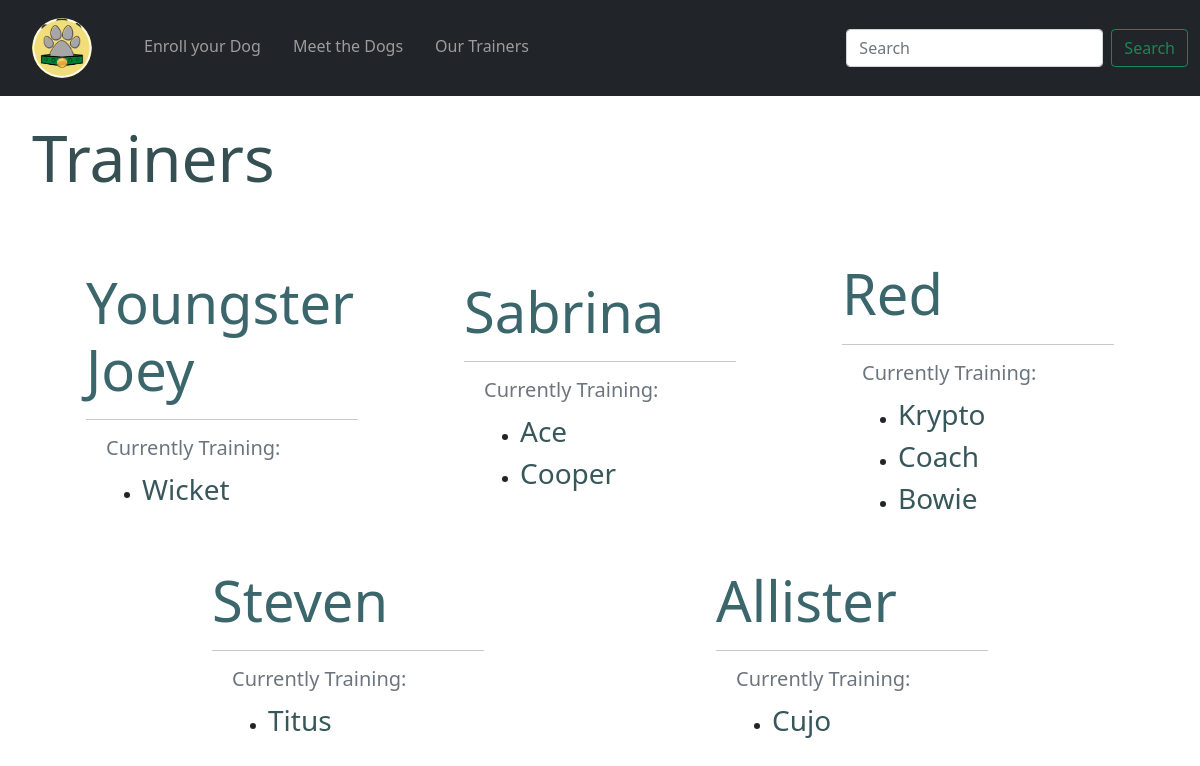
Before: /trainer_list with the older database file.
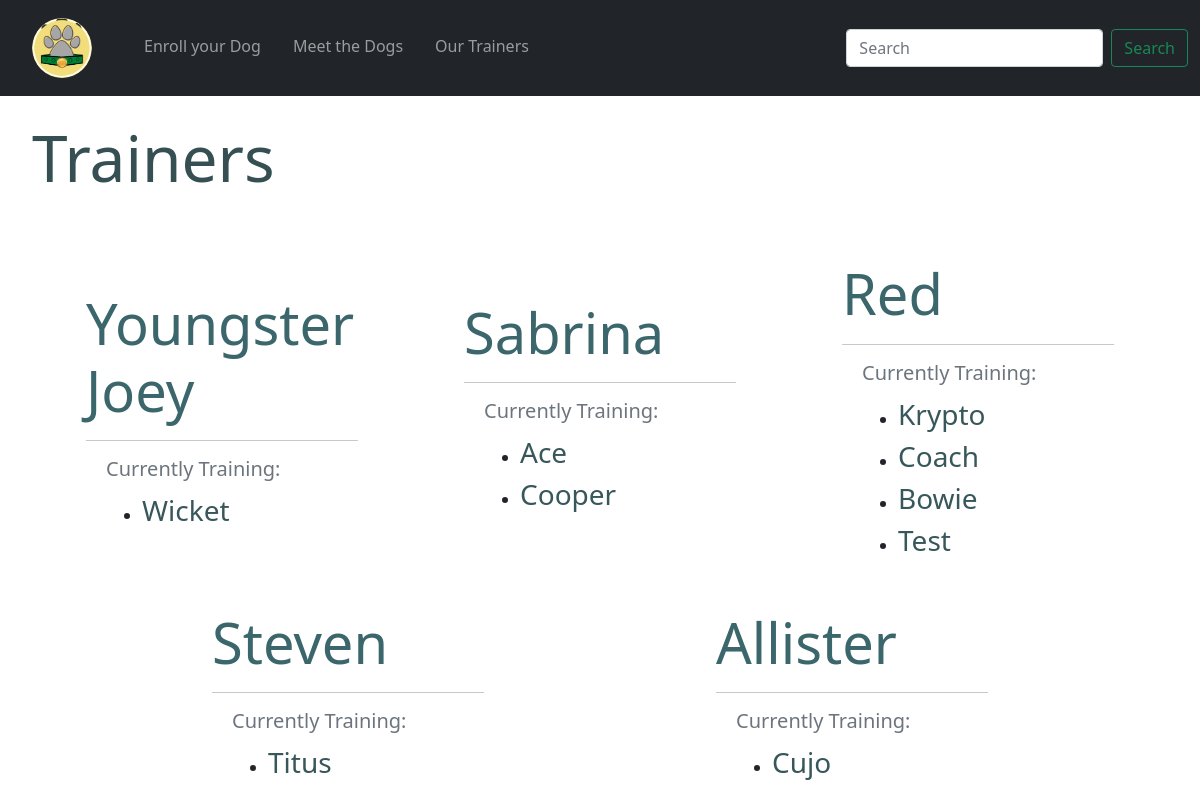
After: the same page with the newer database file.
### tables this page shows
CREATE TABLE "dogs" (
	"id"	INTEGER NOT NULL UNIQUE,
	"name"	TEXT NOT NULL,
	"breed"	TEXT,
	"age"	INTEGER,
	"owner"	NUMERIC NOT NULL,
	"treats"	BLOB,
	"trainer"	BLOB,
	"pic"	TEXT,
	"tricks"	TEXT,
	"medical"	TEXT,
	PRIMARY KEY("id" AUTOINCREMENT)
);

### app.py (the view)
@app.route('/trainer_list')
def trainer_list():
    dogs = order_by_trainer()
    return render_template('list_trainers.html', dogs=dogs, trainers=employed_trainers)

### dog_data.py (called while the page is built)
def connect_db(path):
    conn = sqlite3.connect(path)
    conn.row_factory = sqlite3.Row
    return (conn, conn.cursor())

def order_by_trainer():
    conn, cur = connect_db(db_path)
    query = 'SELECT * FROM dogs ORDER BY trainer'
    result = cur.execute(query).fetchall()
    conn.close()
    return result

### templates/list_trainers.html (shortened to what this page needs)
{% extends 'base.html' %}
{% block content %}
<h1 class="display-3 fw-normal m-4">Trainers</h1>
<div class="container-fluid">
    <br>
    <div class="row trainer-list-main">
    {% for trainer in trainers%}
            <div class="col-md-3 col-l-4 m-3 trainer-div">
                <h3><a href="{{ url_for('trainer_profile', trainer=trainer) }}" class="display-4 trainer-h">{{ trainer }}</a></h3>
                <hr>
                <div>
                    <h6 class="lead text-muted fw-normal">Currently Training:</h6>
                    <ul>
                    {% for dog in dogs %}
                        {% if dog.trainer == trainer %}
                            <li class="trainer-dog-list"><a href="{{ url_for('dog_profile', dog_id=dog.id) }}" class="trainer-dog-link">{{ dog.name }}</a></li>
                        {% endif %}
                    {% endfor %}
                    </ul>
                </div>
            </div>
    {% endfor %}
    </div>
</div>
{% endblock %}

### templates/base.html (shortened to what this page needs)
<!DOCTYPE html>
<html lang="en">
<head>
    <link href="https://cdn.jsdelivr.net/npm/bootstrap@5.0.1/dist/css/bootstrap.min.css" rel="stylesheet">
    <link href="/static/css/style.css" rel="stylesheet">
</head>
<body>
{% include 'nav.html' %}
<div class="m-2">
  {% block content %}
  {% endblock %}
</div>
</body>
</html>

### templates/nav.html
<nav class="navbar navbar-expand-md navbar-dark bg-dark">
  <div class="container-fluid">
    <div class="collapse navbar-collapse" id="navbarSupportedContent">
      <ul class="navbar-nav me-auto mb-2 mb-lg-0">
        <li class="nav-item">
          <a class="navbar-brand" href="{{ url_for('index') }}">
            <img src="{{ url_for('static', filename='./img/logo.png') }}" class="logo-img">
          </a>
        </li>
        <li class="nav-item">
          <a class="nav-link" href="{{ url_for('enroll') }}">Enroll your Dog</a>
        </li>
        <li>
          <a class="nav-link" href="{{ url_for('dog_list') }}">Meet the Dogs</a>
        </li>
        <li>
          <a class="nav-link" href="{{ url_for('trainer_list') }}">Our Trainers</a>
        </li>
      </ul>
      <form class="d-flex">
        <input class="form-control me-2" type="search" placeholder="Search" aria-label="Search">
        <button class="btn btn-outline-success" type="submit">Search</button>
      </form>
    </div>
  </div>
</nav>

### static/css/style.css (style rules this page uses)
.nav-link { font-weight: 500; margin: 0 .5em; padding: 1.6em 1.2em; }
.logo-img { max-height: 3em; max-width: 3em; border-radius: 75%; transition: box-shadow .5s; margin: .5em 1em; }
h1, h2, h3 { color: #354f52; }
.trainer-list-main { display: flex; flex-direction: row; justify-content: space-evenly; flex-wrap: wrap; align-items: center; }
.trainer-div { min-height: 15em; }
.trainer-h { color: #3B666B; text-decoration: none; align-self: center; font-weight: 500; }
.trainer-dog-link { text-decoration: none; color: #37575b; font-size: 1.75em; font-weight: 500; }
.trainer-div > div > h6 { margin-left: 1em; }
.trainer-dog-list { margin-left: 1.5em; }

Changed rows visible on the page:
added dogs: name "Test", shown under "Red"
